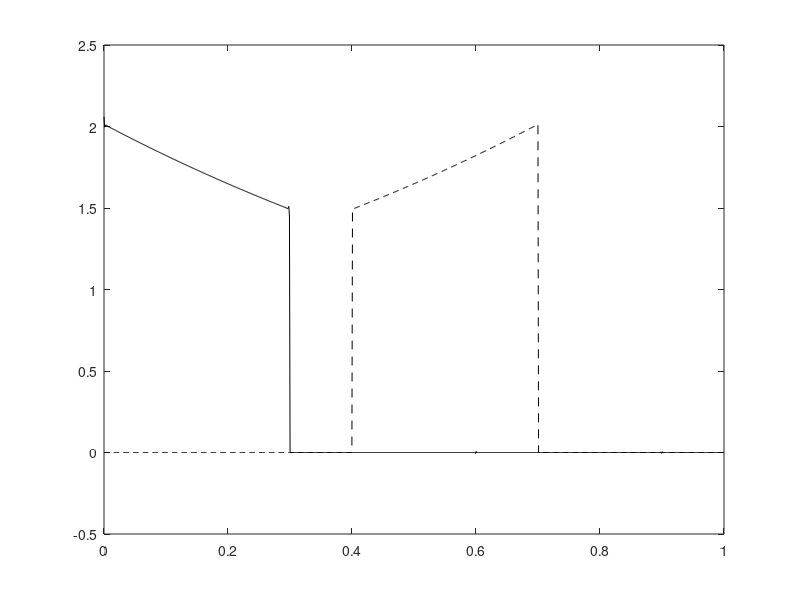

This figure's MATLAB source:
% Piece of an exponential ramp
Fs = 1024;
t = linspace(0,1,Fs);
x = exp(t).*(t>.4).*(t<.7);
% zero pad for interpolated amplitude spectrum
xlen = length(x);
xf=fft([x,zeros(1,31*xlen)]); 
A=abs(xf);
% Compute the phase via Hilbert transform
Ph = ifft(log(max(A,.001*max(A)))); % stability factor .001 to avoid zero
n = length(Ph);
Ph([1 n/2+1]) = 0;   % zero out DC and Nyquist
Ph((n/2+2):n) = - Ph((n/2+2):n);  % flip signs, for Hilbert transform
Ph = fft(Ph);
% construct the minimum phase version
xfmin = A.*exp(Ph);
xmin=real(ifft(xfmin));
xmin=xmin(1:xlen);   % truncate back to original size
plot(t,x,'--k',t,xmin,'-k')